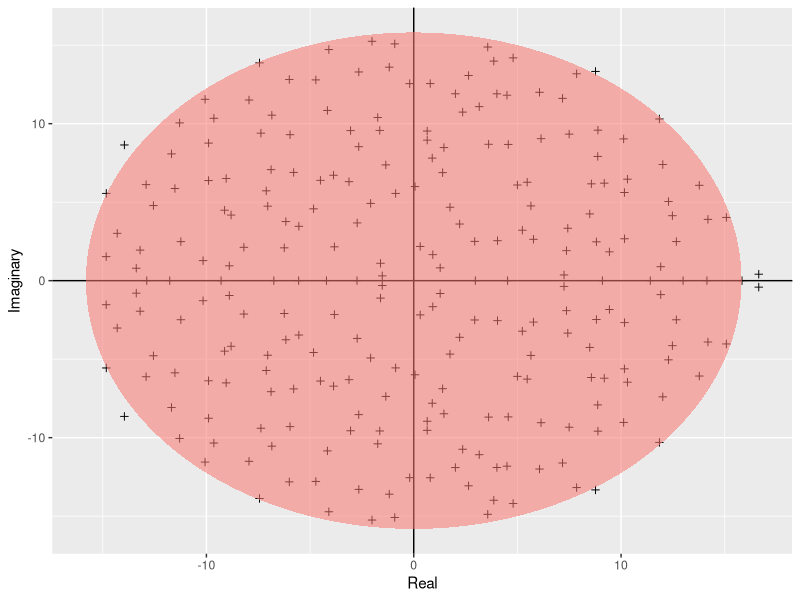

This chart was generated by the following R code:
require(ggplot2)
build_ellipse <- function(hradius, vradius){ # function that returns an ellipse
  npoints = 250
  a <- seq(0, 2 * pi, length = npoints + 1)
  x <- hradius * cos(a)
  y <- vradius * sin(a)  
  return(data.frame(x = x, y = y))
}
N <- 250 # Assign size of the matrix

M <- matrix(rnorm(N * N), N, N) # Build the matrix

eigvals <- eigen(M)$values # Find the eigenvalues

eigDF <- data.frame("Real" = Re(eigvals), "Imaginary" = Im(eigvals)) # Build a dataframe

my_radius <- sqrt(N) # The radius of the circle is sqrt(N)

ellDF <- build_ellipse(my_radius, my_radius) # Dataframe to plot the ellipse

names(ellDF) <- c("Real", "Imaginary") # rename the columns



# plot the eigenvalues
pdf("../Results/Girko.pdf")
p <- ggplot(eigDF, aes(x = Real, y = Imaginary))
p <- p +
  geom_point(shape = I(3)) +
  theme(legend.position = "none")

# now add the vertical and horizontal line
p <- p + geom_hline(aes(yintercept = 0))
p <- p + geom_vline(aes(xintercept = 0))

# finally, add the ellipse
p <- p + geom_polygon(data = ellDF, aes(x = Real, y = Imaginary, alpha = 1/20, fill = "red"))
p
graphics.off()
